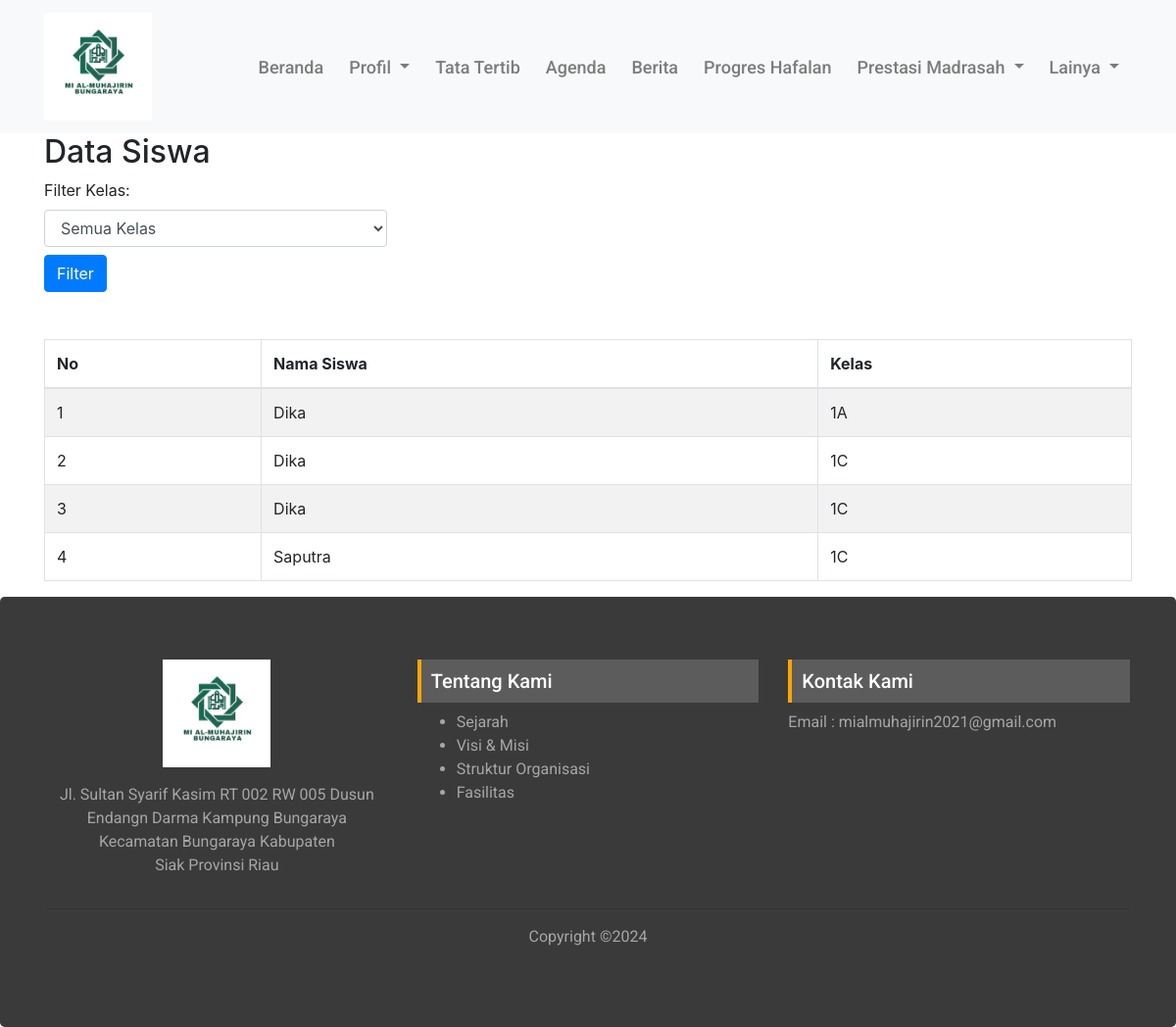
The page /index.php/daftarsiswaa on the database its author committed.
### tables this page shows
CREATE TABLE `siswa` (
  `id_siswa` int(11) NOT NULL,
  `nama_siswa` varchar(45) DEFAULT NULL,
  `kelas` varchar(11) DEFAULT NULL
);

### application/controllers/DaftarSiswaa.php (called while the page is built, shortened)
<?php
class DaftarSiswaa extends CI_Controller
{
    public $Siswa_model;
    public function __construct()
    {
        $this->load->model('menu_model', 'menu');
        $this->load->model('Siswa_model');
        $this->load->library('session');
    }
    public function index()
    {
        $kelas = $this->input->post('kelas');
        $this->load->model('Siswa_model');
        $data['data_siswa'] = $this->Siswa_model->get_data_by_kelas($kelas);
        if (!empty($kelas)) {
            $data['data_siswa'] = $this->Siswa_model->get_by_kelas($kelas);
        } else {
            $data['data_siswa'] = $this->Siswa_model->get_all_siswa();
        }
        $data['data_siswa'] = $this->Siswa_model->get_all_siswa();
        $data['title']        = 'Data Siswa';
        $data['page']        = 'siswa/index';
        $this->load->view('front/layouts/main', $data);
    }
}

### index.php (called while the page is built, shortened)
<?php
require_once BASEPATH.'core/CodeIgniter.php';

### application/models/Siswa_model.php (called while the page is built, shortened)
<?php
class Siswa_model extends CI_Model
{
	public function get_all_siswa()
	{
		$query = $this->db->get('siswa');
		return $query->result();
	}
}

### application/views/front/pages/siswa/index.php (the view, shortened to what this page needs)
<div class="container">
    <div class="row">
        <div class="col">
            <h2>Data Siswa</h2>
        </div>
    </div>
    <div class="row">
        <div class="col-md-4 mb-3">
            <form action="<?= base_url('daftarsiswaa/filter') ?>" method="get">
                <label for="filterKelas">Filter Kelas:</label>
                <select class="form-control" id="filterKelas" name="kelas">
                    <option value="">Semua Kelas</option>
                </select>
                <button type="submit" class="btn btn-primary mt-2">Filter</button>
            </form>
        </div>
    </div>
    <div class="table-responsive mt-3">
        <table class="table table-striped table-bordered" cellspacing="0" width="100%" id="tabelPelajaran">
            <thead>
                <tr>
                    <th>No</th>
                    <th>Nama Siswa</th>
                    <th>Kelas</th>
                </tr>
            </thead>
            <tbody>
                <?php $no = 1; ?>
                <?php foreach ($data_siswa as $s) : ?>
                    <tr>
                        <td><?= $no ?></td>
                        <td><?= $s->nama_siswa ?></td>
                        <td><?= $s->kelas ?></td>
                    </tr>
                    <?php $no++; ?>
                <?php endforeach; ?>
            </tbody>
        </table>
    </div>
</div>

### asset/css/style.css (style rules this page uses)
html, body { overflow-x: hidden !important; }

### rows shown on the page
siswa: nama_siswa "Dika", kelas "1A"
siswa: nama_siswa "Dika", kelas "1C"
siswa: nama_siswa "Dika", kelas "1C"
siswa: nama_siswa "Saputra", kelas "1C"
